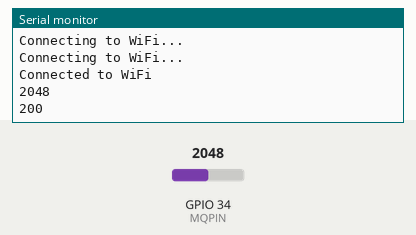
Simulated run of this sketch. Board: ESP32. Parts: the last lines printed to the serial monitor. The inputs (shaded band) are chosen by the test bench; at power-on: GPIO 34 (MQPIN) = 2048. WiFi joins after 1.5 s; servers stay silent unless stated; uploads are accepted with an empty reply.

Above: at 3.2 s.
3.3 s: GPIO 34 (MQPIN) set to 2866
At 4.7 s:
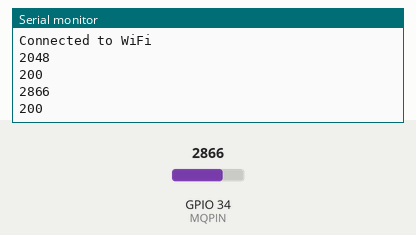
6.2 s: GPIO 34 (MQPIN) set to 3603
At 7.6 s:
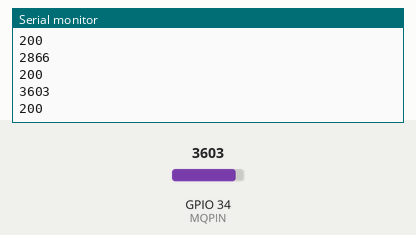
Timing chart, 0 to 9.2 s (numbered marks = the images above; inputs shaded):
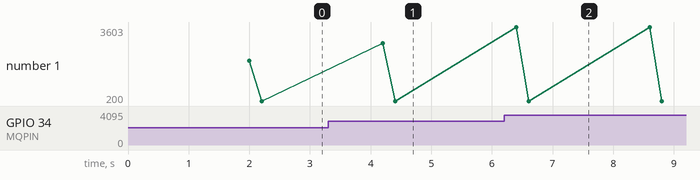

Measured:
- after the input at 3.3 s, the serial monitor: prints a new line after 0.90 s (image 1)
- after the input at 6.2 s, the serial monitor: prints a new line after 0.20 s (image 2)

The sketch:

POSTMethod.ino
```cpp
#include <WiFi.h>
#include <HTTPClient.h>
#include <ArduinoJson.h>

// Konfigurasi pin dan WiFi
const char* ssid = "FIK-Hotspot";  // Ganti dengan SSID WiFi Anda
const char* password = "FIK22-23!";  // Ganti dengan password WiFi Anda
const char* serverName = "http://172.23.22.75:8000/create";  // Ganti dengan alamat server Anda
#define MQPIN 34 // Pin analog untuk sensor MQ

void setup() {
  Serial.begin(115200);
  WiFi.begin(ssid, password);

  while (WiFi.status() != WL_CONNECTED) {
    delay(1000);
    Serial.println("Connecting to WiFi...");
  }

  Serial.println("Connected to WiFi");
}

void loop() {
  if (WiFi.status() == WL_CONNECTED) {
    HTTPClient http;
    http.begin(serverName);
    http.addHeader("Content-Type", "application/json");

    int mqValue = analogRead(MQPIN); // Membaca nilai sensor MQ

    // Create JSON object
    StaticJsonDocument<200> doc;
    doc["name"] = "ESP32";
    doc["value"] = mqValue;

    String requestBody;
    serializeJson(doc, requestBody);

    Serial.println(mqValue);
    int httpResponseCode = http.POST(requestBody);

    if (httpResponseCode > 0) {
      String response = http.getString();
      Serial.println(httpResponseCode);
      Serial.println(response);
    } else {
      Serial.print("Error on sending POST: ");
      Serial.println(httpResponseCode);
    }

    http.end();
  } else {
    Serial.println("WiFi Disconnected");
  }

  delay(2000);  // Tunggu 60 detik sebelum mengirim data lagi
}
```
